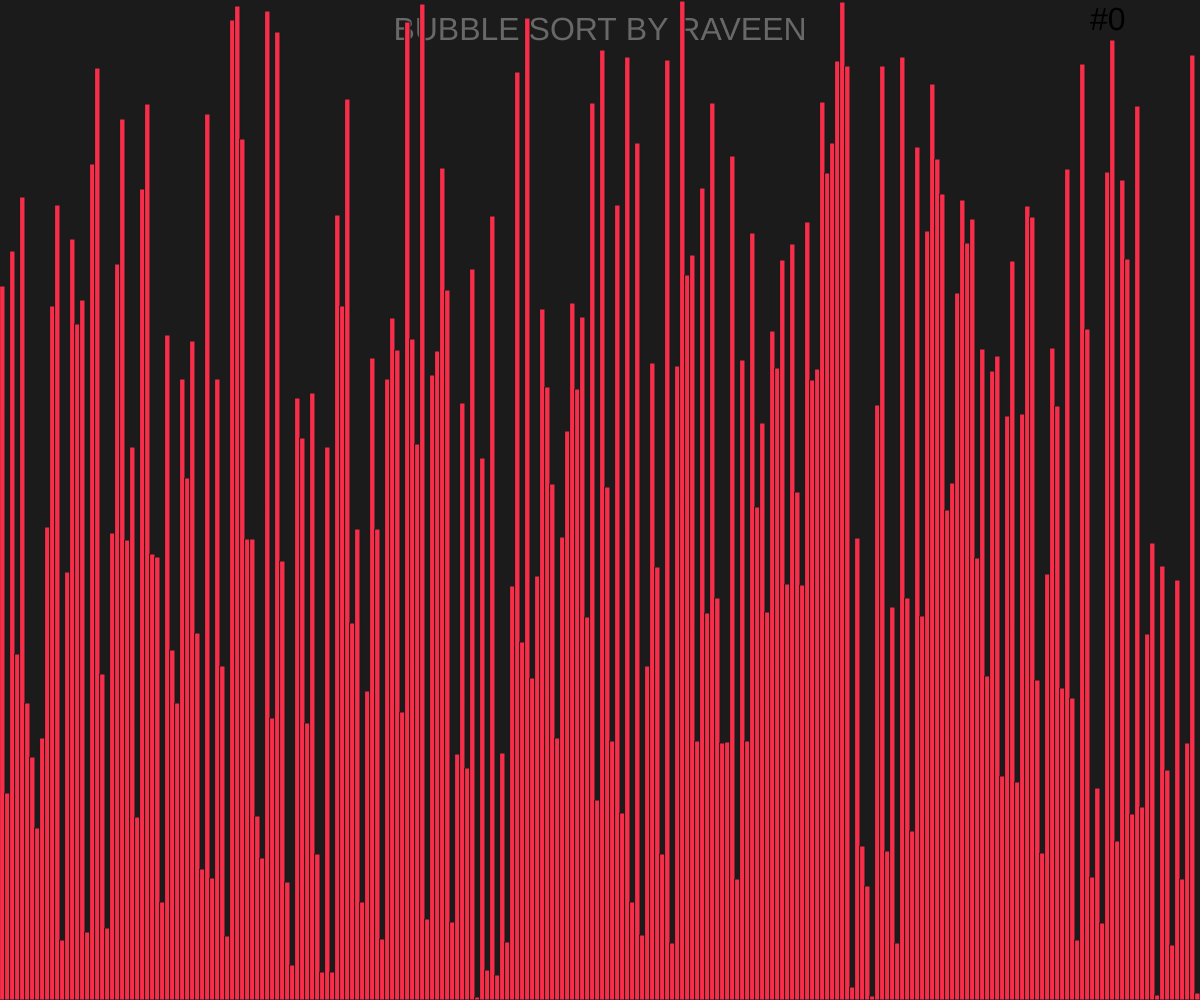
Frame 1 (no input)
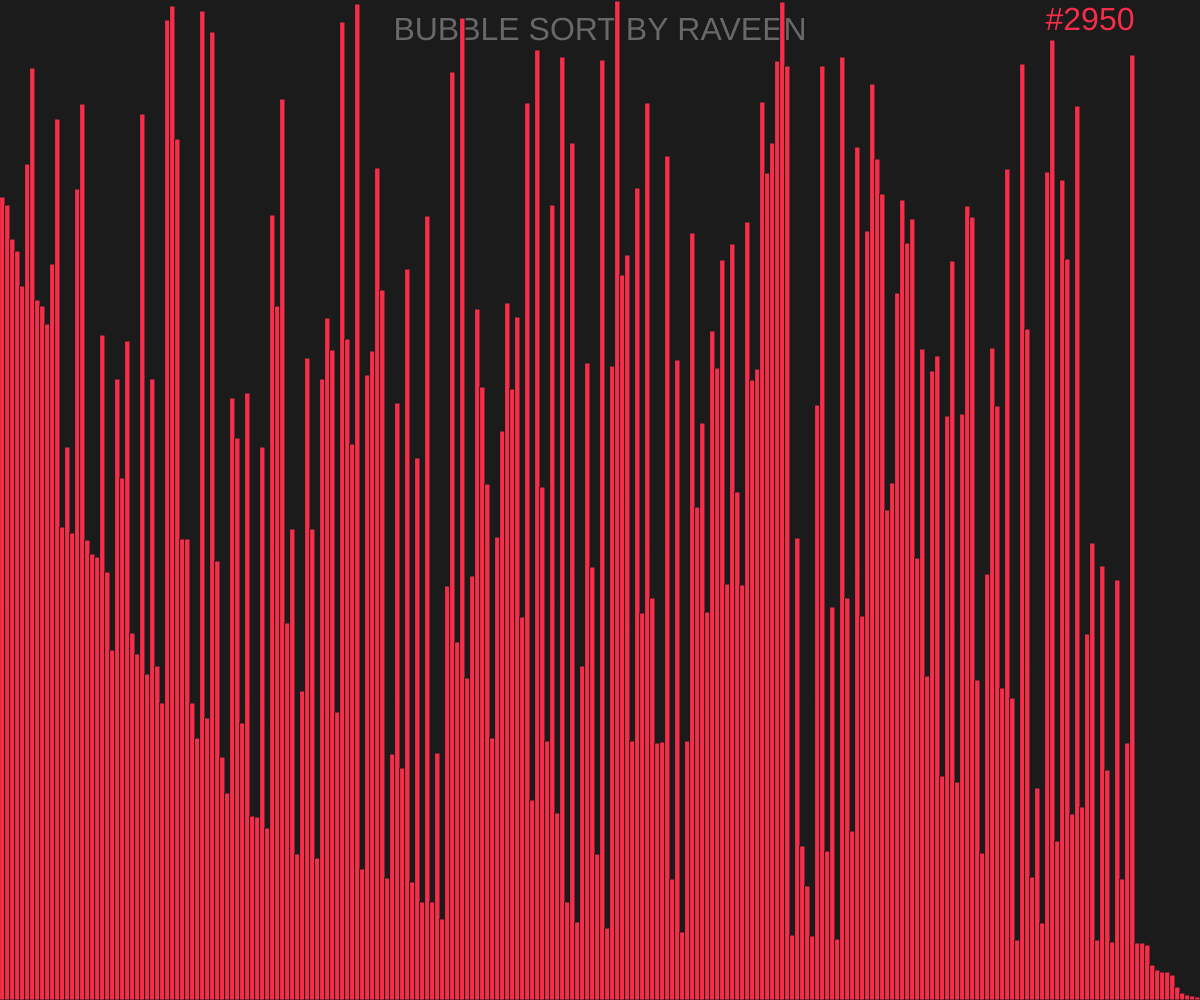
Frame 60 (no input)
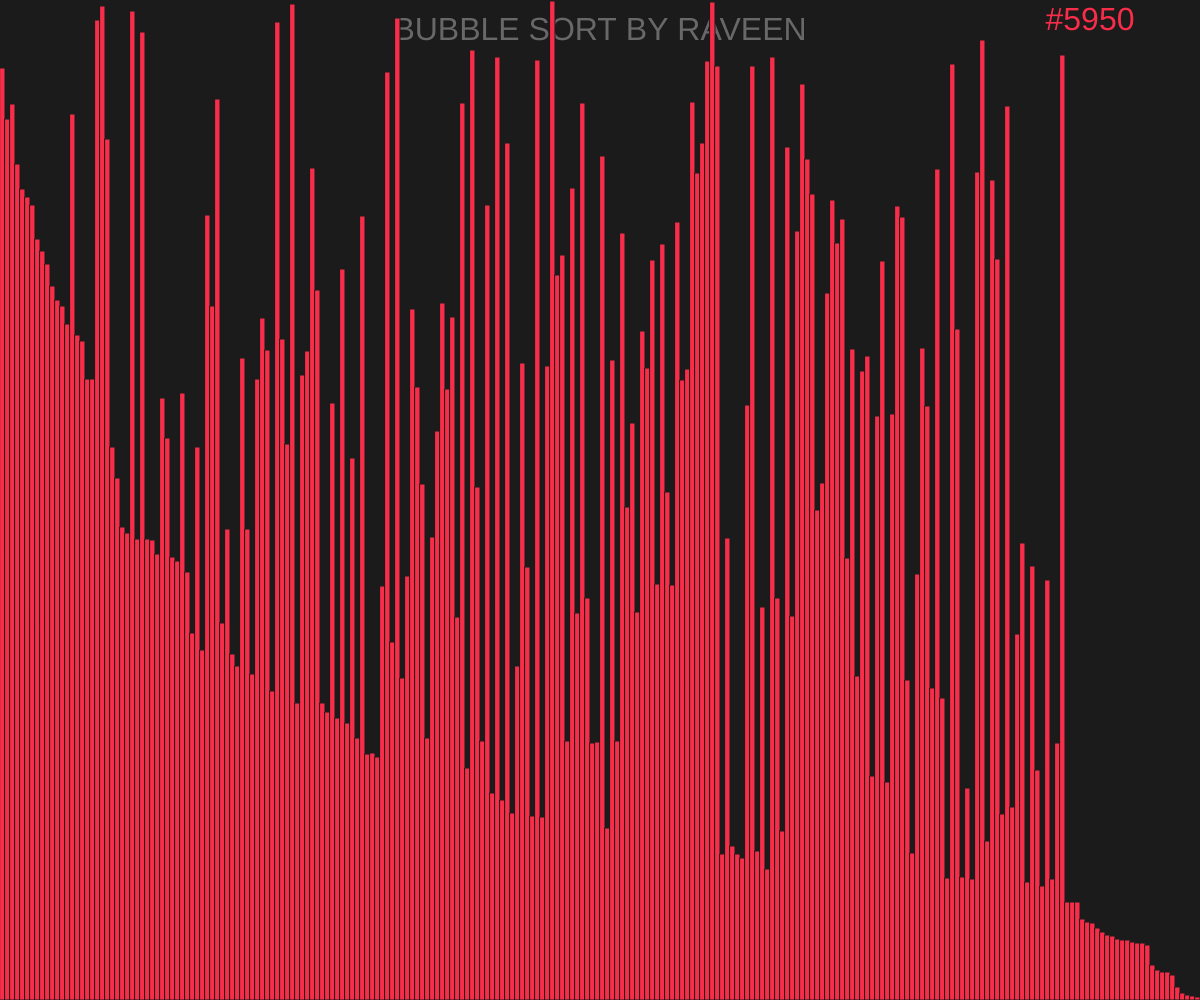
Frame 120 (the mouse pressed at the canvas centre since frame 60)

The p5.js sketch that drew these frames (run headless with seeded random() and noise() and a simulated clock; from frame 60 on, the mouse is pressed at the canvas centre):

// p5.js sketch
// ── sketch.js
let values = [];
let w = 5;
let n = 0;
let j = 0;
let count = 0;
let fontsize = 32;

function setup() {
  createCanvas(windowWidth, windowHeight);
  values = new Array(width / w);
  for (let i = 0; i < values.length; i++) {
    values[i] = floor(random(windowHeight));
  }
  textSize(32);
}

function draw() {
  background("#1b1b1b");
  text("#" + count, width - 110, 30);
  textAlign(CENTER);
  fill("#686868");
  text("BUBBLE SORT BY RAVEEN", width / 2, 40);
  for (i = 0; i < values.length; i++) {
    stroke("#1b1b1b");
    fill("#f82d49");
    rect(i * w, height - values[i], w, values[i]);
  }
  if (n >= values.length) {
    console.log("finished");
    noLoop();
  }
  for (i = 0; i < 50; i++) {
    if (values[j] < values[j + 1]) {
      let temp = values[j];
      values[j] = values[j + 1];
      values[j + 1] = temp;
    }
    j++;
    if (j >= values.length - n) {
      j = 0;
      n++;
    }
    console.log(j);
    count++;
  }
}
